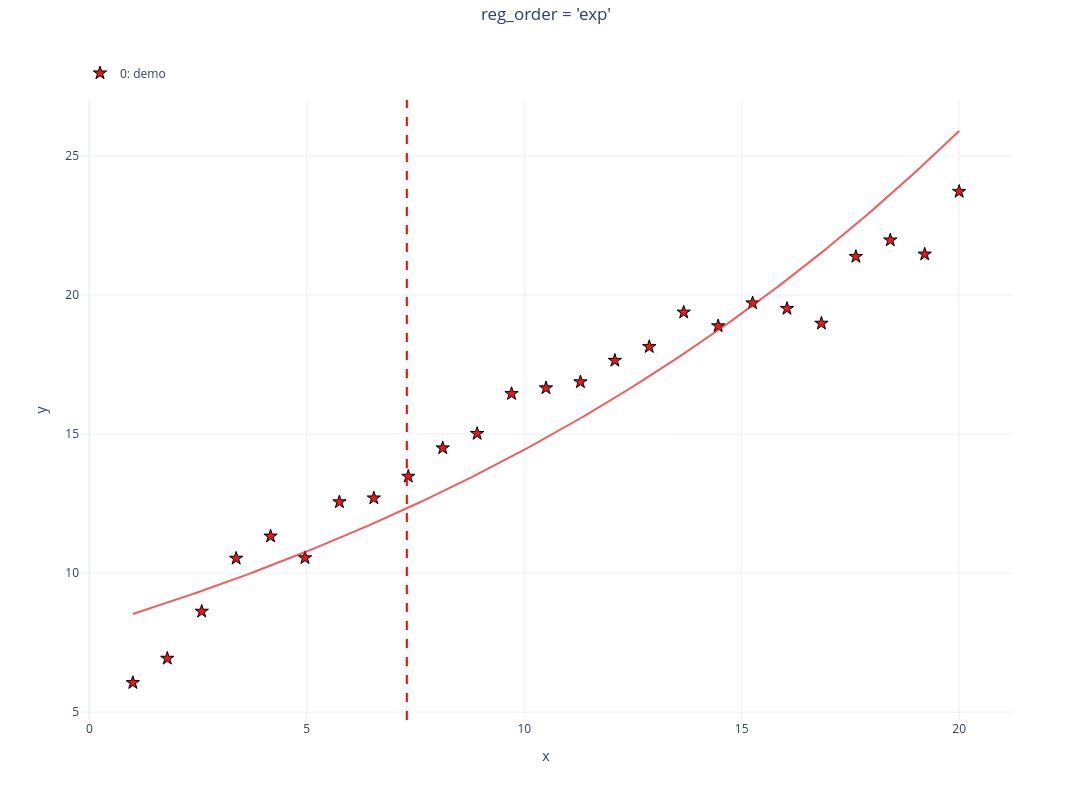

Write notebook code for a chart like this one.
### Markdown cell above
## `exp` — exponential fit  (`y = a·e^{bx}`)

### Code cell
demo('exp')

### Figure 1 — Plotly figure (JSON) as saved in the notebook; plotly's stock layout.template omitted (floating-point values rounded to 4 significant figures; data arrays with more than 128 entries replaced by an {"elided": "..."} marker saying what was removed)
{"data": [{"customdata": [[1.0, 6.058], [1.792, 6.933], [2.583, 8.624], [3.375, 10.53], [4.167, 11.33], [4.958, 10.55], [5.75, 12.56], [6.542, 12.7], [7.333, 13.48], [8.125, 14.5], [8.917, 15.02], [9.708, 16.45], [10.5, 16.66], [11.29, 16.87], [12.08, 17.65], [12.88, 18.14], [13.67, 19.38], [14.46, 18.89], [15.25, 19.71], [16.04, 19.51], [16.83, 18.98], [17.62, 21.38], [18.42, 21.98], [19.21, 21.47], [20.0, 23.72]], "hovertemplate": "<b><u>Set: 0</u></b><br><b>demo</b><br>x: %{customdata[0]:.2f}<br>y: %{customdata[1]:.2f}<extra></extra>", "legendgroup": "group_0", "line": {"color": "#E41A1C", "width": 2}, "marker": {"color": "#E41A1C", "line": {"color": "black", "width": 1}, "opacity": 1, "size": 10, "symbol": "star"}, "mode": "markers+markers", "name": "0: demo", "showlegend": true, "type": "scatter", "x": [1.0, 1.792, 2.583, 3.375, 4.167, 4.958, 5.75, 6.542, 7.333, 8.125, 8.917, 9.708, 10.5, 11.29, 12.08, 12.88, 13.67, 14.46, 15.25, 16.04, 16.83, 17.62, 18.42, 19.21, 20.0], "xaxis": "x", "y": [6.058, 6.933, 8.624, 10.53, 11.33, 10.55, 12.56, 12.7, 13.48, 14.5, 15.02, 16.45, 16.66, 16.87, 17.65, 18.14, 19.38, 18.89, 19.71, 19.51, 18.98, 21.38, 21.98, 21.47, 23.72], "yaxis": "y"}, {"hoverinfo": "skip", "legendgroup": "group_0", "line": {"color": "#E41A1C", "width": 2}, "mode": "lines", "name": "0: demo Fit (Exp)", "opacity": 0.7, "showlegend": false, "type": "scatter", "x": {"elided": "200 float values"}, "xaxis": "x", "y": {"elided": "200 float values"}, "yaxis": "y"}], "layout": {"height": 800, "legend": {"orientation": "h", "x": 0, "xanchor": "left", "y": 1.02, "yanchor": "bottom"}, "margin": {"r": 80, "t": 100}, "shapes": [{"line": {"color": "red", "dash": "dash"}, "type": "line", "x0": 7.3, "x1": 7.3, "xref": "x", "y0": 0, "y1": 1, "yref": "y domain"}], "showlegend": true, "title": {"text": "reg_order = 'exp'", "x": 0.5, "xanchor": "center", "y": 0.99, "yanchor": "top", "yref": "container"}, "width": 1200, "xaxis": {"anchor": "y", "domain": [0, 1], "title": {"standoff": 15, "text": "x"}}, "yaxis": {"anchor": "x", "domain": [0, 1], "title": {"standoff": 15, "text": "y"}}}}
